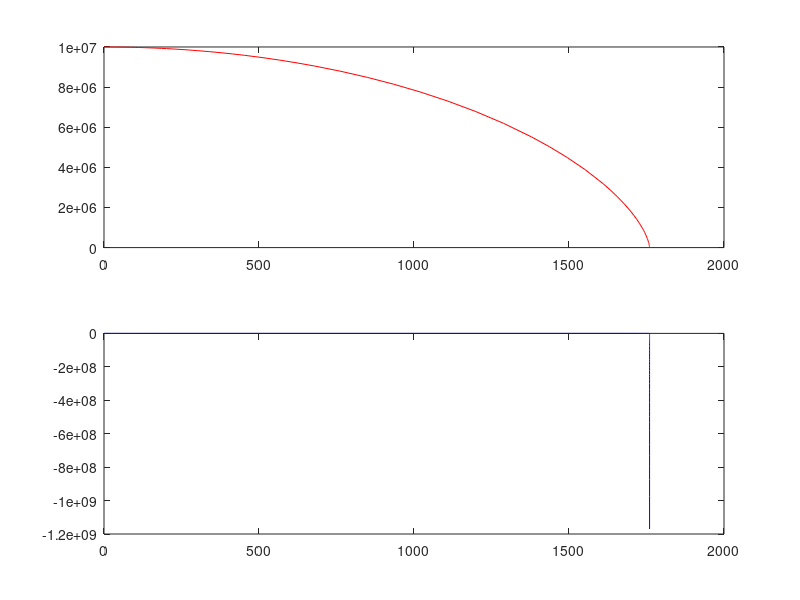

Source code (MATLAB):
clear all
clc
c=(6.67e-11)*(5.972e24)
tf=3600;
f=@(t,x)[x(2); (-c*(x(1)^(-2)))];

x0=[10000000 0]
[t,x]=ode45(f, [0 tf], x0);
subplot(2,1,1)
plot(t,x(:,1),'r')
subplot(2,1,2)
plot(t,x(:,2),'b')

